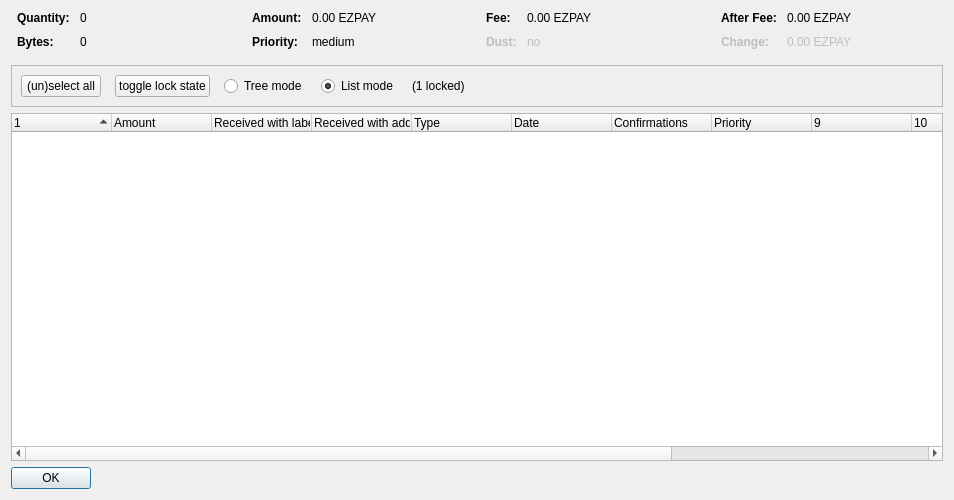
<?xml version="1.0" encoding="UTF-8"?>
<ui version="4.0">
 <class>CoinControlDialog</class>
 <widget class="QDialog" name="CoinControlDialog">
  <property name="geometry">
   <rect>
    <x>0</x>
    <y>0</y>
    <width>954</width>
    <height>500</height>
   </rect>
  </property>
  <property name="windowTitle">
   <string>Coin Selection</string>
  </property>
  <layout class="QVBoxLayout" name="verticalLayout">
   <item>
    <layout class="QHBoxLayout" name="horizontalLayoutTop" stretch="0,0,0,0">
     <property name="topMargin">
      <number>0</number>
     </property>
     <property name="bottomMargin">
      <number>10</number>
     </property>
     <item>
      <layout class="QFormLayout" name="formLayoutCoinControl1">
       <property name="horizontalSpacing">
        <number>10</number>
       </property>
       <property name="verticalSpacing">
        <number>10</number>
       </property>
       <property name="leftMargin">
        <number>6</number>
       </property>
       <property name="rightMargin">
        <number>6</number>
       </property>
       <item row="0" column="0">
        <widget class="QLabel" name="labelCoinControlQuantityText">
         <property name="font">
          <font>
           <weight>75</weight>
           <bold>true</bold>
          </font>
         </property>
         <property name="text">
          <string>Quantity:</string>
         </property>
        </widget>
       </item>
       <item row="0" column="1">
        <widget class="QLabel" name="labelCoinControlQuantity">
         <property name="cursor">
          <cursorShape>IBeamCursor</cursorShape>
         </property>
         <property name="contextMenuPolicy">
          <enum>Qt::ActionsContextMenu</enum>
         </property>
         <property name="text">
          <string notr="true">0</string>
         </property>
         <property name="textInteractionFlags">
          <set>Qt::LinksAccessibleByMouse|Qt::TextSelectableByKeyboard|Qt::TextSelectableByMouse</set>
         </property>
        </widget>
       </item>
       <item row="1" column="0">
        <widget class="QLabel" name="labelCoinControlBytesText">
         <property name="font">
          <font>
           <weight>75</weight>
           <bold>true</bold>
          </font>
         </property>
         <property name="text">
          <string>Bytes:</string>
         </property>
        </widget>
       </item>
       <item row="1" column="1">
        <widget class="QLabel" name="labelCoinControlBytes">
         <property name="cursor">
          <cursorShape>IBeamCursor</cursorShape>
         </property>
         <property name="contextMenuPolicy">
          <enum>Qt::ActionsContextMenu</enum>
         </property>
         <property name="text">
          <string notr="true">0</string>
         </property>
         <property name="textInteractionFlags">
          <set>Qt::LinksAccessibleByMouse|Qt::TextSelectableByKeyboard|Qt::TextSelectableByMouse</set>
         </property>
        </widget>
       </item>
      </layout>
     </item>
     <item>
      <layout class="QFormLayout" name="formLayoutCoinControl2">
       <property name="horizontalSpacing">
        <number>10</number>
       </property>
       <property name="verticalSpacing">
        <number>10</number>
       </property>
       <property name="leftMargin">
        <number>6</number>
       </property>
       <property name="rightMargin">
        <number>6</number>
       </property>
       <item row="0" column="0">
        <widget class="QLabel" name="labelCoinControlAmountText">
         <property name="font">
          <font>
           <weight>75</weight>
           <bold>true</bold>
          </font>
         </property>
         <property name="text">
          <string>Amount:</string>
         </property>
        </widget>
       </item>
       <item row="0" column="1">
        <widget class="QLabel" name="labelCoinControlAmount">
         <property name="cursor">
          <cursorShape>IBeamCursor</cursorShape>
         </property>
         <property name="contextMenuPolicy">
          <enum>Qt::ActionsContextMenu</enum>
         </property>
         <property name="text">
          <string notr="true">0.00 EZPAY</string>
         </property>
         <property name="textInteractionFlags">
          <set>Qt::LinksAccessibleByMouse|Qt::TextSelectableByKeyboard|Qt::TextSelectableByMouse</set>
         </property>
        </widget>
       </item>
       <item row="1" column="0">
        <widget class="QLabel" name="labelCoinControlPriorityText">
         <property name="font">
          <font>
           <weight>75</weight>
           <bold>true</bold>
          </font>
         </property>
         <property name="text">
          <string>Priority:</string>
         </property>
        </widget>
       </item>
       <item row="1" column="1">
        <widget class="QLabel" name="labelCoinControlPriority">
         <property name="cursor">
          <cursorShape>IBeamCursor</cursorShape>
         </property>
         <property name="contextMenuPolicy">
          <enum>Qt::ActionsContextMenu</enum>
         </property>
         <property name="text">
          <string>medium</string>
         </property>
         <property name="textInteractionFlags">
          <set>Qt::LinksAccessibleByMouse|Qt::TextSelectableByKeyboard|Qt::TextSelectableByMouse</set>
         </property>
        </widget>
       </item>
      </layout>
     </item>
     <item>
      <layout class="QFormLayout" name="formLayoutCoinControl3">
       <property name="horizontalSpacing">
        <number>10</number>
       </property>
       <property name="verticalSpacing">
        <number>10</number>
       </property>
       <property name="leftMargin">
        <number>6</number>
       </property>
       <property name="rightMargin">
        <number>6</number>
       </property>
       <item row="0" column="0">
        <widget class="QLabel" name="labelCoinControlFeeText">
         <property name="font">
          <font>
           <weight>75</weight>
           <bold>true</bold>
          </font>
         </property>
         <property name="text">
          <string>Fee:</string>
         </property>
        </widget>
       </item>
       <item row="0" column="1">
        <widget class="QLabel" name="labelCoinControlFee">
         <property name="cursor">
          <cursorShape>IBeamCursor</cursorShape>
         </property>
         <property name="contextMenuPolicy">
          <enum>Qt::ActionsContextMenu</enum>
         </property>
         <property name="text">
          <string notr="true">0.00 EZPAY</string>
         </property>
         <property name="textInteractionFlags">
          <set>Qt::LinksAccessibleByMouse|Qt::TextSelectableByKeyboard|Qt::TextSelectableByMouse</set>
         </property>
        </widget>
       </item>
       <item row="1" column="0">
        <widget class="QLabel" name="labelCoinControlLowOutputText">
         <property name="enabled">
          <bool>false</bool>
         </property>
         <property name="font">
          <font>
           <weight>75</weight>
           <bold>true</bold>
          </font>
         </property>
         <property name="text">
          <string>Dust:</string>
         </property>
        </widget>
       </item>
       <item row="1" column="1">
        <widget class="QLabel" name="labelCoinControlLowOutput">
         <property name="enabled">
          <bool>false</bool>
         </property>
         <property name="cursor">
          <cursorShape>IBeamCursor</cursorShape>
         </property>
         <property name="contextMenuPolicy">
          <enum>Qt::ActionsContextMenu</enum>
         </property>
         <property name="text">
          <string>no</string>
         </property>
         <property name="textInteractionFlags">
          <set>Qt::LinksAccessibleByMouse|Qt::TextSelectableByKeyboard|Qt::TextSelectableByMouse</set>
         </property>
        </widget>
       </item>
      </layout>
     </item>
     <item>
      <layout class="QFormLayout" name="formLayoutCoinControl4">
       <property name="horizontalSpacing">
        <number>10</number>
       </property>
       <property name="verticalSpacing">
        <number>10</number>
       </property>
       <property name="leftMargin">
        <number>6</number>
       </property>
       <property name="rightMargin">
        <number>6</number>
       </property>
       <item row="0" column="0">
        <widget class="QLabel" name="labelCoinControlAfterFeeText">
         <property name="font">
          <font>
           <weight>75</weight>
           <bold>true</bold>
          </font>
         </property>
         <property name="text">
          <string>After Fee:</string>
         </property>
        </widget>
       </item>
       <item row="0" column="1">
        <widget class="QLabel" name="labelCoinControlAfterFee">
         <property name="cursor">
          <cursorShape>IBeamCursor</cursorShape>
         </property>
         <property name="contextMenuPolicy">
          <enum>Qt::ActionsContextMenu</enum>
         </property>
         <property name="text">
          <string notr="true">0.00 EZPAY</string>
         </property>
         <property name="textInteractionFlags">
          <set>Qt::LinksAccessibleByMouse|Qt::TextSelectableByKeyboard|Qt::TextSelectableByMouse</set>
         </property>
        </widget>
       </item>
       <item row="1" column="0">
        <widget class="QLabel" name="labelCoinControlChangeText">
         <property name="enabled">
          <bool>false</bool>
         </property>
         <property name="font">
          <font>
           <weight>75</weight>
           <bold>true</bold>
          </font>
         </property>
         <property name="text">
          <string>Change:</string>
         </property>
        </widget>
       </item>
       <item row="1" column="1">
        <widget class="QLabel" name="labelCoinControlChange">
         <property name="enabled">
          <bool>false</bool>
         </property>
         <property name="cursor">
          <cursorShape>IBeamCursor</cursorShape>
         </property>
         <property name="contextMenuPolicy">
          <enum>Qt::ActionsContextMenu</enum>
         </property>
         <property name="text">
          <string notr="true">0.00 EZPAY</string>
         </property>
         <property name="textInteractionFlags">
          <set>Qt::LinksAccessibleByMouse|Qt::TextSelectableByKeyboard|Qt::TextSelectableByMouse</set>
         </property>
        </widget>
       </item>
      </layout>
     </item>
    </layout>
   </item>
   <item>
    <widget class="QFrame" name="frame">
     <property name="minimumSize">
      <size>
       <width>0</width>
       <height>40</height>
      </size>
     </property>
     <property name="frameShape">
      <enum>QFrame::StyledPanel</enum>
     </property>
     <property name="frameShadow">
      <enum>QFrame::Sunken</enum>
     </property>
     <layout class="QHBoxLayout" name="horizontalLayout">
      <item>
       <layout class="QHBoxLayout" name="horizontalLayoutPanel" stretch="0,0,0,0,0,0">
        <property name="spacing">
         <number>14</number>
        </property>
        <item>
         <widget class="QPushButton" name="pushButtonSelectAll">
          <property name="sizePolicy">
           <sizepolicy hsizetype="Maximum" vsizetype="Fixed">
            <horstretch>0</horstretch>
            <verstretch>0</verstretch>
           </sizepolicy>
          </property>
          <property name="text">
           <string>(un)select all</string>
          </property>
          <property name="autoDefault">
           <bool>false</bool>
          </property>
         </widget>
        </item>
        <item>
         <widget class="QPushButton" name="pushButtonToggleLock">
          <property name="sizePolicy">
           <sizepolicy hsizetype="Maximum" vsizetype="Fixed">
            <horstretch>0</horstretch>
            <verstretch>0</verstretch>
           </sizepolicy>
          </property>
          <property name="text">
           <string>toggle lock state</string>
          </property>
          <property name="autoDefault">
           <bool>false</bool>
          </property>
         </widget>
        </item>
        <item>
         <widget class="QRadioButton" name="radioTreeMode">
          <property name="sizePolicy">
           <sizepolicy hsizetype="Maximum" vsizetype="Fixed">
            <horstretch>0</horstretch>
            <verstretch>0</verstretch>
           </sizepolicy>
          </property>
          <property name="text">
           <string>Tree mode</string>
          </property>
         </widget>
        </item>
        <item>
         <widget class="QRadioButton" name="radioListMode">
          <property name="sizePolicy">
           <sizepolicy hsizetype="Maximum" vsizetype="Fixed">
            <horstretch>0</horstretch>
            <verstretch>0</verstretch>
           </sizepolicy>
          </property>
          <property name="text">
           <string>List mode</string>
          </property>
          <property name="checked">
           <bool>true</bool>
          </property>
         </widget>
        </item>
        <item>
         <widget class="QLabel" name="labelLocked">
          <property name="text">
           <string>(1 locked)</string>
          </property>
         </widget>
        </item>
        <item>
         <spacer name="horizontalSpacer">
          <property name="orientation">
           <enum>Qt::Horizontal</enum>
          </property>
          <property name="sizeHint" stdset="0">
           <size>
            <width>40</width>
            <height>20</height>
           </size>
          </property>
         </spacer>
        </item>
       </layout>
      </item>
     </layout>
    </widget>
   </item>
   <item>
    <widget class="CoinControlTreeWidget" name="treeWidget">
     <property name="contextMenuPolicy">
      <enum>Qt::CustomContextMenu</enum>
     </property>
     <property name="sortingEnabled">
      <bool>false</bool>
     </property>
     <property name="columnCount">
      <number>13</number>
     </property>
     <attribute name="headerShowSortIndicator" stdset="0">
      <bool>true</bool>
     </attribute>
     <attribute name="headerStretchLastSection">
      <bool>false</bool>
     </attribute>
     <column>
      <property name="text">
       <string/>
      </property>
     </column>
     <column>
      <property name="text">
       <string>Amount</string>
      </property>
     </column>
     <column>
      <property name="text">
       <string>Received with label</string>
      </property>
     </column>
     <column>
      <property name="text">
       <string>Received with address</string>
      </property>
     </column>
     <column>
      <property name="text">
       <string>Type</string>
      </property>
     </column>
     <column>
      <property name="text">
       <string>Date</string>
      </property>
     </column>
     <column>
      <property name="text">
       <string>Confirmations</string>
      </property>
      <property name="toolTip">
       <string>Confirmed</string>
      </property>
     </column>
     <column>
      <property name="text">
       <string>Priority</string>
      </property>
     </column>
     <column>
      <property name="text">
       <string/>
      </property>
     </column>
     <column>
      <property name="text">
       <string/>
      </property>
     </column>
     <column>
      <property name="text">
       <string/>
      </property>
     </column>
     <column>
      <property name="text">
       <string/>
      </property>
     </column>
     <column>
      <property name="text">
       <string/>
      </property>
     </column>
    </widget>
   </item>
   <item>
    <widget class="QDialogButtonBox" name="buttonBox">
     <property name="sizePolicy">
      <sizepolicy hsizetype="Maximum" vsizetype="Fixed">
       <horstretch>0</horstretch>
       <verstretch>0</verstretch>
      </sizepolicy>
     </property>
     <property name="orientation">
      <enum>Qt::Horizontal</enum>
     </property>
     <property name="standardButtons">
      <set>QDialogButtonBox::Ok</set>
     </property>
    </widget>
   </item>
  </layout>
 </widget>
 <customwidgets>
  <customwidget>
   <class>CoinControlTreeWidget</class>
   <extends>QTreeWidget</extends>
   <header>coincontroltreewidget.h</header>
  </customwidget>
 </customwidgets>
 <resources/>
 <connections/>
</ui>
